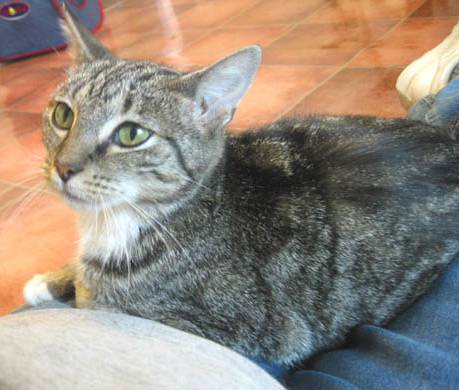
#> input picture cat.jpg, 459 x 390 px
$ python task_2.py
#> lines starting #> are read from the running program, lines starting #| are printed output that depends on the picture
from skimage.feature import hog
from skimage import data, exposure
import cv2
import matplotlib.pyplot as plt

image = cv2.imread('cat.jpg')
#> image is the input picture: shape (390, 459, 3); mean B, G, R 125.1, 136.3, 147.5
fd, hog_image = hog(image, orientations=8, pixels_per_cell=(12,12),
                    cells_per_block=(1, 1), visualize=True, channel_axis=-1)
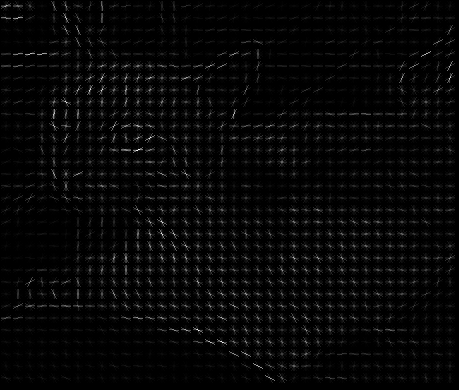
#> hog_image: shape (390, 459) float64; min 0, max 46.37, mean 1.3; drawn with min black and max white
#> fd = 9728 values, max 0.823 at index 1243, min 0 at index 125, mean 0.336
fig, (ax1, ax2) = plt.subplots(1, 2, figsize=(8, 4), sharex=True, sharey=True)

ax1.axis('off')
ax1.imshow(image, cmap=plt.cm.gray)
ax1.set_title('Cat')

hog_image_rescaled = exposure.rescale_intensity(hog_image, in_range=(0, 10))
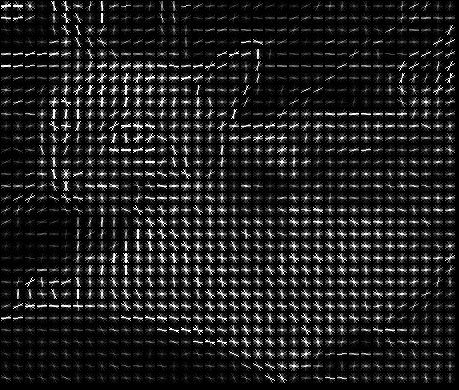
#> hog_image_rescaled: shape (390, 459) float64; min 0, max 1, mean 0.12

ax2.axis('off')
ax2.imshow(hog_image_rescaled, cmap=plt.cm.gray)
ax2.set_title('Histogram of Oriented Gradients')
plt.show()
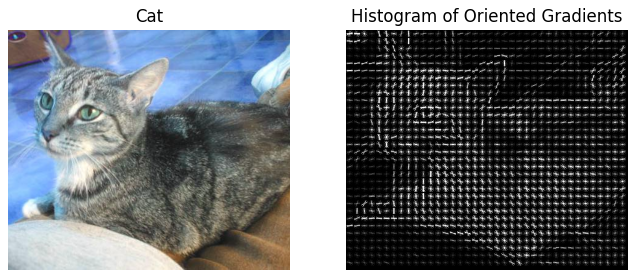
#> figure drawn by matplotlib, 2 panels; B, G, R data is drawn as R, G, B
